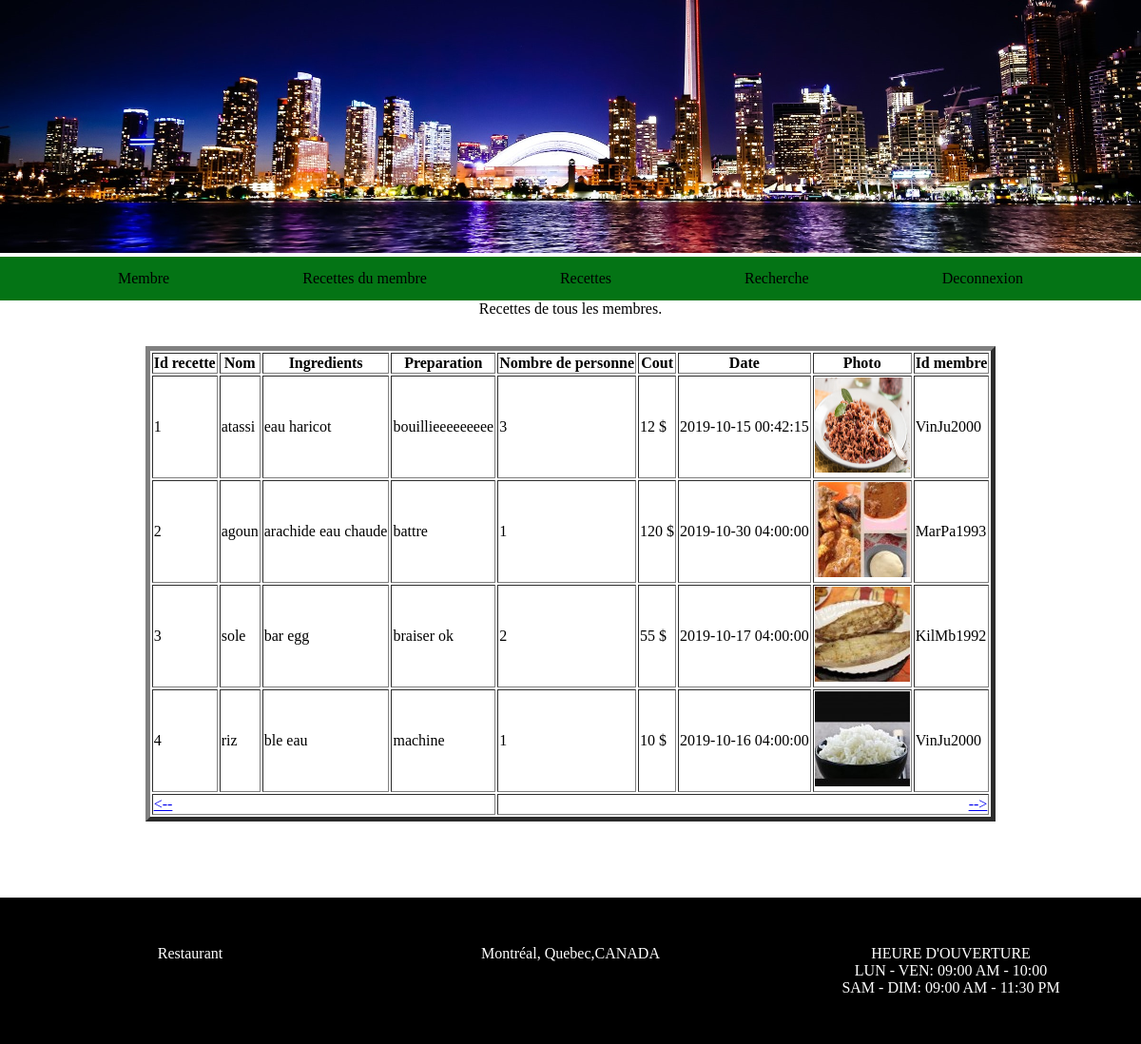
The app's page /membre.php?lien=recettetousmembres (signed in) with its own data.
### tables this page shows
CREATE TABLE `recette` (
  `idrecette` int(11) NOT NULL,
  `nom` varchar(100) NOT NULL,
  `ingredient` varchar(500) NOT NULL,
  `preparation` varchar(500) NOT NULL,
  `nombrepersonne` int(10) NOT NULL,
  `cout` decimal(10,0) NOT NULL,
  `dateinscrite` timestamp NOT NULL DEFAULT CURRENT_TIMESTAMP ON UPDATE CURRENT_TIMESTAMP,
  `photo` varchar(100) NOT NULL,
  `idmembre` varchar(20) NOT NULL
);

### recettetsmembres.php (the view, shortened to what this page needs)
<?php
echo "Recettes de tous les membres.";
if(isset($_GET["flech"]))
{
	$flech=$_GET["flech"];
	$avancerecul=$_GET["avancerecul"];
	$nbreliste=$_GET["nbreliste"];
	switch($flech)
	{
		case"avant":
			if($avancerecul >=0 and($avancerecul<($nbreliste -3)))
			{
				$avancerecul=$avancerecul+3;
			}
			elseif($avancerecul<($nbreliste -3))
			{
				$avancerecul=$nbreliste;
			}
		break;
		case"recul":
			if($avancerecul<=2)
			{
				$avancerecul=0;
			}
			else
			{
				$avancerecul=$avancerecul-3;
			}
		break;
	}
}
else
{
	$avancerecul=0;
}
include("connect.php");
$reqlisterecette=mysqli_query($connect,"select * from recette order by idrecette limit $avancerecul,4") or die ("Erreur de selection");
$reqlisterecette2=mysqli_query($connect,"select * from recette ") or die("Erreur de requete!");
$nbreliste=mysqli_num_rows($reqlisterecette2);
echo "<table border=5> <th>Id recette</th> <th>Nom</th> <th>Ingredients</th> <th>Preparation </th><th>Nombre de personne</th>
<th>Cout</th><th>Date</th> <th>Photo</th><th>Id membre</th> ";
	while($reqresultat=mysqli_fetch_row($reqlisterecette))
	{
		$listeidrecette=$reqresultat[0];
		$listenom=$reqresultat[1];
		$listeingredient=$reqresultat[2];
		$listepreparation=$reqresultat[3];
		$listenbpersonne=$reqresultat[4];
		$listedate=$reqresultat[6];
		$listecout=$reqresultat[5];
		$listephoto=$reqresultat[7];
		$listeidmembre=$reqresultat[8];
	 echo "<tr> <td>$listeidrecette</td> <td>$listenom</td> <td>$listeingredient</td> <td>$listepreparation</td>
				<td>$listenbpersonne</td><td>$listecout $</td> <td>$listedate</td> <td><img src='photo/bouffe/$listephoto' style='height:100px;width:100px'></img></td>  <td>$listeidmembre</td>
			</tr>";
	}
	echo "<tr>
		      <td colspan='4'><a href='membre.php?lien=recettetousmembres&avancerecul=$avancerecul&nbreliste=$nbreliste&flech=recul'> <--</a> </td>
			  <td colspan='5'style='text-align:right;'> <a href='membre.php?lien=recettetousmembres&avancerecul=$avancerecul&nbreliste=$nbreliste&flech=avant'>  --></a> </td>
		  </tr>";
echo "</table>";
?>

### style/index.css (style rules this page uses)
*, * ::before , * ::after { box-sizing: border-box; }
* { outline: none !important; }
body { margin: 0; padding: 0; font-family: cursive; }

### records on screen
recette: idrecette "1", nom "atassi", ingredient "eau haricot", preparation "bouillieeeeeeeee", nombrepersonne "3", cout "12", dateinscrite "2019-10-15 00:42:15", photo (picture), idmembre "VinJu2000"
recette: idrecette "2", nom "agoun", ingredient "arachide eau chaude", preparation "battre", nombrepersonne "1", cout "120", dateinscrite "2019-10-30 04:00:00", photo (picture), idmembre "MarPa1993"
recette: idrecette "3", nom "sole", ingredient "bar egg", preparation "braiser ok", nombrepersonne "2", cout "55", dateinscrite "2019-10-17 04:00:00", photo (picture), idmembre "KilMb1992"
recette: idrecette "4", nom "riz", ingredient "ble eau", preparation "machine", nombrepersonne "1", cout "10", dateinscrite "2019-10-16 04:00:00", photo (picture), idmembre "VinJu2000"
